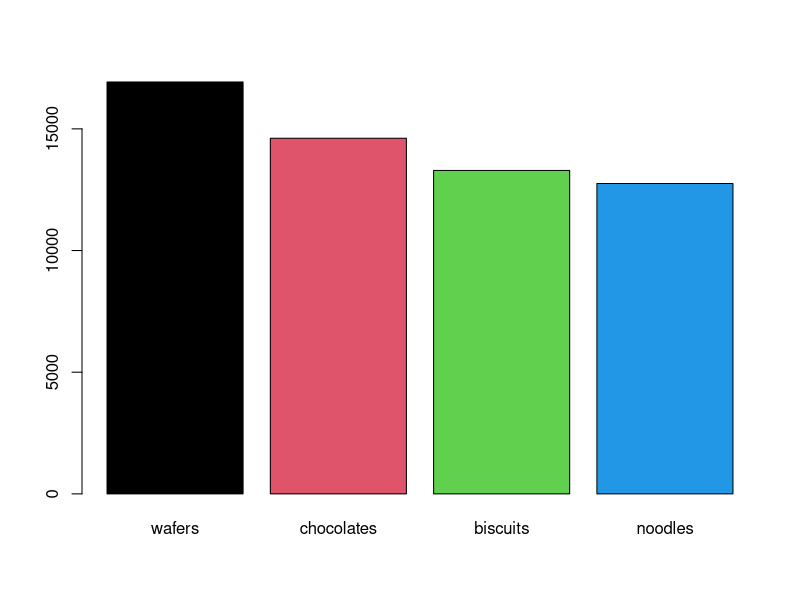
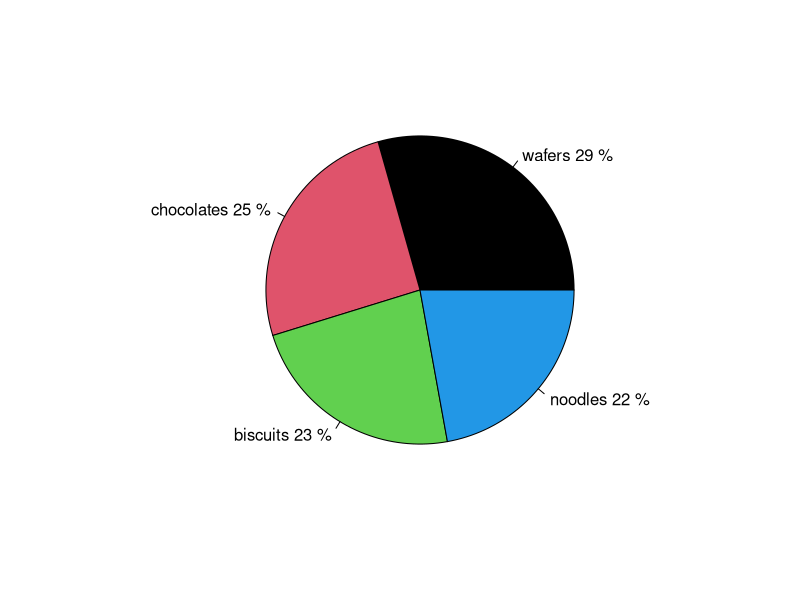

R code for these plots, in order:
# Data Summarisation : Sales Data

# Create a DF of 50 rows with following columns and properties
#product company qtysold priceitem

#this will create all combination of product and coys
df=expand.grid(product = c('noodles', 'biscuits', 'wafers', 'chocolates'), coy = c('coy1','coy2','coy3'))
df
#assign random values for qtysold and price for each product/ coy
df$qty = floor(runif(12,50,100))
df$price = floor(rnorm(12,70,15))
head(df)

# Do descriptive Analysis and draw some graphs
# use aggregate or functions from dplyr package
library(dplyr)

#Total Sales Qty : Product wise
aggregate(df$qty, by=list(df$product), sum)
aggregate(qty ~ product, data=df, sum)
df %>% group_by(product) %>% summarise(TotalQty= sum(qty))

#Total Sales Qty : Coy wise
df %>% group_by(coy) %>% summarise(TotalQty= sum(qty))


#Total Revenue : Product and Coy Wise
df %>% mutate(TotalSale = qty * price)
df %>% mutate(TotalSale = qty * price) %>% group_by(coy) %>% summarise(TotalRevenue= sum(TotalSale))
df %>% mutate(TotalSale = qty * price) %>% group_by(product) %>% summarise(TotalRevenue= sum(TotalSale))


#Draw comparison plot : Bar and Pie Charts
sum1 <- df %>% mutate(TotalSale = qty * price) %>% group_by(product) %>% summarise(TotalRevenue= sum(TotalSale)) %>% arrange(desc(TotalRevenue))
sum1
barplot(sum1$TotalRevenue, names.arg = sum1$product, col=1:nrow(sum1))

sum1
plabels <- paste(sum1$product, round(sum1$TotalRevenue/sum(sum1$TotalRevenue)* 100, 0) , "%" , sep=' ') 
plabels
pie(sum1$TotalRevenue, labels = plabels, col=1:nrow(sum1))

#Which product generates max revenue
sum1a <- df %>% mutate(TotalSale = qty * price) %>% group_by(product) %>% summarise(TotalRevenue= sum(TotalSale)) %>% arrange(desc(TotalRevenue)) 
sum1a %>% top_n(1)

#Which coy generated min Revenue
sum2a <- df %>% mutate(TotalSale = qty * price) %>% group_by(coy) %>% summarise(TotalRevenue= sum(TotalSale)) %>% arrange(desc(TotalRevenue)) 
sum2a %>% top_n(-1)
sum2a
